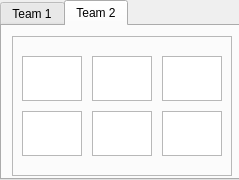
<?xml version="1.0" encoding="UTF-8"?>
<ui version="4.0">
 <class>QProductionPaint</class>
 <widget class="QWidget" name="QProductionPaint">
  <property name="geometry">
   <rect>
    <x>0</x>
    <y>0</y>
    <width>239</width>
    <height>180</height>
   </rect>
  </property>
  <property name="windowTitle">
   <string>Form</string>
  </property>
  <widget class="QTabWidget" name="ProductionTabList">
   <property name="geometry">
    <rect>
     <x>0</x>
     <y>0</y>
     <width>240</width>
     <height>180</height>
    </rect>
   </property>
   <property name="toolTip">
    <string/>
   </property>
   <property name="statusTip">
    <string/>
   </property>
   <property name="whatsThis">
    <string/>
   </property>
   <property name="accessibleName">
    <string/>
   </property>
   <property name="currentIndex">
    <number>1</number>
   </property>
   <widget class="QWidget" name="tab">
    <attribute name="title">
     <string>Team 1</string>
    </attribute>
    <widget class="QFrame" name="ProductionList">
     <property name="geometry">
      <rect>
       <x>10</x>
       <y>10</y>
       <width>220</width>
       <height>140</height>
      </rect>
     </property>
     <property name="frameShape">
      <enum>QFrame::StyledPanel</enum>
     </property>
     <property name="frameShadow">
      <enum>QFrame::Raised</enum>
     </property>
     <widget class="QGraphicsView" name="object1_1">
      <property name="geometry">
       <rect>
        <x>10</x>
        <y>20</y>
        <width>60</width>
        <height>45</height>
       </rect>
      </property>
     </widget>
     <widget class="QGraphicsView" name="object1_2">
      <property name="geometry">
       <rect>
        <x>80</x>
        <y>20</y>
        <width>60</width>
        <height>45</height>
       </rect>
      </property>
     </widget>
     <widget class="QGraphicsView" name="object1_3">
      <property name="geometry">
       <rect>
        <x>150</x>
        <y>20</y>
        <width>60</width>
        <height>45</height>
       </rect>
      </property>
     </widget>
     <widget class="QGraphicsView" name="object1_4">
      <property name="geometry">
       <rect>
        <x>10</x>
        <y>75</y>
        <width>60</width>
        <height>45</height>
       </rect>
      </property>
     </widget>
     <widget class="QGraphicsView" name="object1_5">
      <property name="geometry">
       <rect>
        <x>80</x>
        <y>75</y>
        <width>60</width>
        <height>45</height>
       </rect>
      </property>
     </widget>
     <widget class="QGraphicsView" name="object1_6">
      <property name="geometry">
       <rect>
        <x>150</x>
        <y>75</y>
        <width>60</width>
        <height>45</height>
       </rect>
      </property>
     </widget>
    </widget>
   </widget>
   <widget class="QWidget" name="tab_2">
    <attribute name="title">
     <string>Team 2</string>
    </attribute>
    <widget class="QFrame" name="ProductionList_2">
     <property name="geometry">
      <rect>
       <x>10</x>
       <y>10</y>
       <width>220</width>
       <height>140</height>
      </rect>
     </property>
     <property name="frameShape">
      <enum>QFrame::StyledPanel</enum>
     </property>
     <property name="frameShadow">
      <enum>QFrame::Raised</enum>
     </property>
     <widget class="QGraphicsView" name="object2_1">
      <property name="geometry">
       <rect>
        <x>10</x>
        <y>20</y>
        <width>60</width>
        <height>45</height>
       </rect>
      </property>
     </widget>
     <widget class="QGraphicsView" name="object2_2">
      <property name="geometry">
       <rect>
        <x>80</x>
        <y>20</y>
        <width>60</width>
        <height>45</height>
       </rect>
      </property>
     </widget>
     <widget class="QGraphicsView" name="object2_3">
      <property name="geometry">
       <rect>
        <x>150</x>
        <y>20</y>
        <width>60</width>
        <height>45</height>
       </rect>
      </property>
     </widget>
     <widget class="QGraphicsView" name="object2_4">
      <property name="geometry">
       <rect>
        <x>10</x>
        <y>75</y>
        <width>60</width>
        <height>45</height>
       </rect>
      </property>
     </widget>
     <widget class="QGraphicsView" name="object2_5">
      <property name="geometry">
       <rect>
        <x>80</x>
        <y>75</y>
        <width>60</width>
        <height>45</height>
       </rect>
      </property>
     </widget>
     <widget class="QGraphicsView" name="object2_6">
      <property name="geometry">
       <rect>
        <x>150</x>
        <y>75</y>
        <width>60</width>
        <height>45</height>
       </rect>
      </property>
     </widget>
    </widget>
   </widget>
  </widget>
 </widget>
 <resources>
  <include location="../resource.qrc"/>
  <include location="resource.qrc"/>
 </resources>
 <connections/>
</ui>
